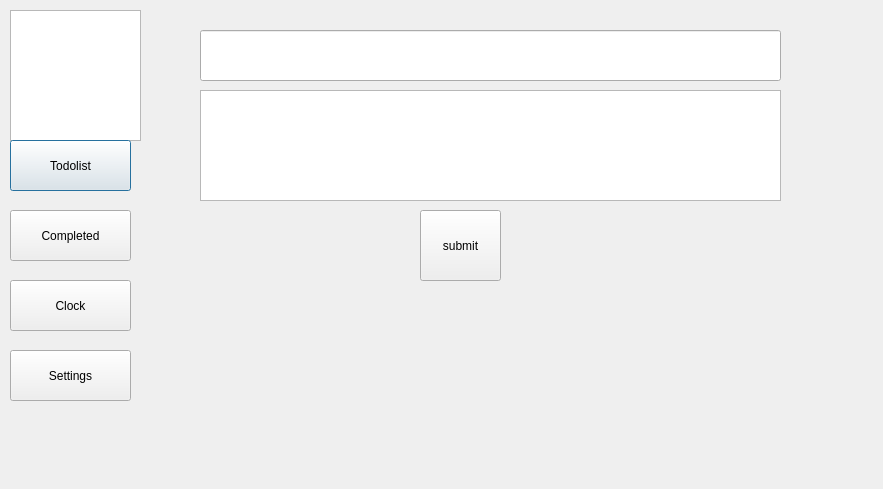
<?xml version="1.0" encoding="UTF-8"?>
<ui version="4.0">
 <class>AddTasks</class>
 <widget class="QDialog" name="AddTasks">
  <property name="geometry">
   <rect>
    <x>0</x>
    <y>0</y>
    <width>883</width>
    <height>489</height>
   </rect>
  </property>
  <property name="windowTitle">
   <string>Dialog</string>
  </property>
  <widget class="QGraphicsView" name="graphicsView">
   <property name="geometry">
    <rect>
     <x>10</x>
     <y>10</y>
     <width>131</width>
     <height>131</height>
    </rect>
   </property>
  </widget>
  <widget class="QPushButton" name="pushButton">
   <property name="geometry">
    <rect>
     <x>10</x>
     <y>140</y>
     <width>121</width>
     <height>51</height>
    </rect>
   </property>
   <property name="text">
    <string>Todolist</string>
   </property>
  </widget>
  <widget class="QPushButton" name="pushButton_2">
   <property name="geometry">
    <rect>
     <x>10</x>
     <y>210</y>
     <width>121</width>
     <height>51</height>
    </rect>
   </property>
   <property name="text">
    <string>Completed</string>
   </property>
  </widget>
  <widget class="QPushButton" name="pushButton_3">
   <property name="geometry">
    <rect>
     <x>10</x>
     <y>280</y>
     <width>121</width>
     <height>51</height>
    </rect>
   </property>
   <property name="text">
    <string>Clock</string>
   </property>
  </widget>
  <widget class="QPushButton" name="pushButton_4">
   <property name="geometry">
    <rect>
     <x>10</x>
     <y>350</y>
     <width>121</width>
     <height>51</height>
    </rect>
   </property>
   <property name="text">
    <string>Settings</string>
   </property>
  </widget>
  <widget class="QLineEdit" name="lineEdit">
   <property name="geometry">
    <rect>
     <x>200</x>
     <y>30</y>
     <width>581</width>
     <height>51</height>
    </rect>
   </property>
  </widget>
  <widget class="QPushButton" name="pushButton_5">
   <property name="geometry">
    <rect>
     <x>420</x>
     <y>210</y>
     <width>81</width>
     <height>71</height>
    </rect>
   </property>
   <property name="text">
    <string>submit</string>
   </property>
  </widget>
  <widget class="QTextEdit" name="textEdit">
   <property name="geometry">
    <rect>
     <x>200</x>
     <y>90</y>
     <width>581</width>
     <height>111</height>
    </rect>
   </property>
  </widget>
 </widget>
 <resources/>
 <connections/>
</ui>
